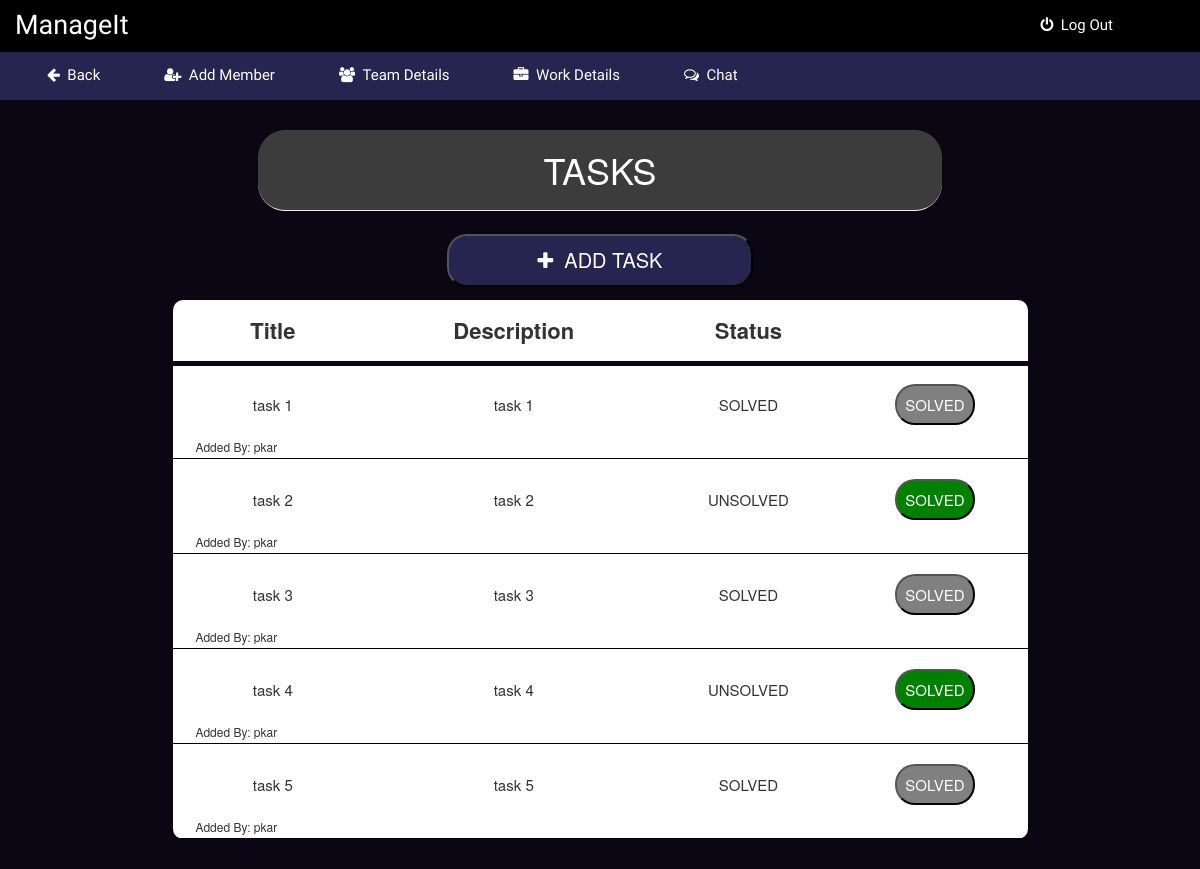
/1/1/workdetails (signed in), run on the app's committed database.
### app.py (models this page shows)
class ProjectTask(UserMixin, db.Model):
    id = db.Column(db.Integer, primary_key=True)
    title = db.Column(db.String(15), nullable=False)
    description = db.Column(db.String(15), nullable=False)
    status = db.Column(db.Text, nullable=False, default='UNSOLVED')
    addedby = db.Column(db.String(15), nullable=False)
    project_tasks = db.relationship('Projectdetail', backref='author1', lazy=True)
    projectid= db.Column(db.Integer, db.ForeignKey('projectdetail.projectid'), nullable=False)

### app.py (the view, shortened to what this page needs)
@app.route("/<int:project_id>/<string:project_name>/workdetails", methods=['GET', 'POST'])
@login_required
def workdetails(project_id, project_name):
    task = Project.query.get_or_404(project_id)
    form = AddEmpForm()
    form2 = TaskForm()
    form.emp_name.choices = [(user.username) for user in User.query.all()]
    if form2.title.data !=None and form2.des.data!=None:
        new_issue = ProjectTask(title=form2.title.data, description=form2.des.data, addedby=current_user.username, projectid=project_id)
        db.session.add(new_issue)
        db.session.commit()
        flash('Issue Added!')
    project = ProjectTask.query.filter_by(projectid=project_id).all()
    return render_template('workdetails.html', title='Update Project', task=task, form2=form2, legend='Update Project', name=current_user.username, form=form, project=project)

### app.py (called while the page is built)
@login_manager.user_loader
def load_user(user_id):
    return User.query.get(int(user_id))

### templates/workdetails.html (shortened to what this page needs)
{% extends "bootstrap/base.html" %}
{% import "bootstrap/wtf.html" as wtf %}
{% block styles %}
{{super()}}
<link rel="stylesheet" href="{{url_for('.static', filename='workdetails.css')}}">
<link rel="stylesheet" href="https://maxcdn.bootstrapcdn.com/font-awesome/4.7.0/css/font-awesome.min.css">
{% endblock %}
{% block content %}
    <nav class="navbar navbar-fixed-top">
      <div class="container-fluid">
        <div class="navbar-header">
          <center><h4>ManageIt</h4></center>
        </div>
        <div class="nav-con">
          <ul>
            <li><a href="{{ url_for('logout') }}"><i class="fa fa-power-off" aria-hidden="true"></i>&nbsp&nbspLog Out</a></li>
          </ul>
        </div>
      </div>
    </nav>
    <nav class="navbar-top">
      <div class="container-fluid">
        <div class="nav-con-top">
          <ul>
            <li><a href="{{ url_for('myproject') }}"><i class="fa fa-arrow-left" aria-hidden="true"></i>&nbsp&nbspBack</a></li>
            {% if name == task.creator %}
               <li><a href="#" data-toggle="modal" data-target="#staticModal"><i class="fa fa-user-plus" aria-hidden="true"></i>&nbsp&nbspAdd Member</a></li>
            {% endif %}
            <li><a href="{{ url_for('update_project', project_id=task.id, project_name=task.projectname) }}"><i class="fa fa-group" aria-hidden="true"></i>&nbsp&nbspTeam Details</a></li>
            <li><a href="#"><i class="fa fa-briefcase" aria-hidden="true"></i>&nbsp&nbspWork Details</a></li>
            <li><a href="{{ url_for('chat', project_id=task.id, project_name=task.projectname) }}"><i class="fa fa-comments-o" aria-hidden="true"></i>&nbsp&nbspChat</a></li>
          </ul>
        </div>
      </div>
    </nav>
    <div class="container-fluid">
      <div class="row">
        <div class="main">
          <center><h1 class="page-header">TASKS</h1></center>
          <div class="btn">
            <button data-toggle="modal" data-target="#smallModal" ><i class="fa fa-plus" aria-hidden="true"></i>&nbsp&nbspADD TASK</button>
          </div>
          <div class="work-details">
            <table>
                <thead>
                  <tr>
                    <th>Title</th>
                    <th>Description</th>
                    <th>Status</th>
                    <th></th>
                  </tr>
                </thead>
                <tbody>
                  {% for p in project %}
                      <tr class="spacer"></tr>
                      <tr class="content">
                        <td>{{p.title}}</td>
                        <td>{{p.description}}</td>
                        <td>{{p.status}}</td>
                        <td>
                        <form method="POST" action="{{ url_for('update_task', task_id=p.id, project_id=task.id, project_name=task.projectname) }}">
                        {% if p.status != 'SOLVED' %}
                          <button type= "submit" name="STATUS" value="SOLVED">SOLVED</button>
                        {% else %}
                          <button type= "button" name="STATUS" value="SOLVED" style="background-color: grey;">SOLVED</button>
                        {% endif %}
                        </form>
                        </td>
                      </tr>
                      <tr class="foot">
                        <td>&nbsp&nbsp&nbsp&nbsp&nbsp&nbspAdded By: {{p.addedby}}</td>
                        <td></td>
                        <td></td>
                        <td></td>
                      </tr>
                  {% endfor %}
                </tbody>
              </table>
          </div>
        </div>
      </div>
    </div>
{% endblock %}

### static/workdetails.css (style rules this page uses)
* { box-sizing: border-box; }
body { padding-top: 50px; background-color: #0a0614; }
.navbar-fixed-top { padding: 0px; background-color: black; }
.navbar-header { width: 100px; margin-top: 1px; margin-bottom: 0px; }
.navbar-header h4 { font-size: 27px; font-family: 'Piedra', cursive; color: white; padding: 0px; }
.nav-con { float: right; }
.nav-con ul { display: inline; list-style: none; text-decoration: none; color: white; }
.nav-con ul li { float: left; padding: 14px; }
.nav-con ul li a { text-decoration: none; color: white; font-size: 15px; font-family: 'Piedra', cursive; padding: 18px; }
.navbar-top { padding: 0px; background-color: #25254f; }
.nav-con-top ul { display: inline; list-style: none; text-decoration: none; color: white; }
.nav-con-top ul li { float: left; padding: 14px; }
.nav-con-top ul li a { text-decoration: none; color: white; font-size: 15px; font-family: 'Piedra', cursive; padding: 18px; }
.main { padding: 30px; }
.main .page-header { margin-top: 0; background-color: rgb(60, 60, 60); padding: 20px; color: white; border-radius: 27px; width: 60%; }
.main .btn { width: 100%; padding: 2px; }
.main .btn button { padding: 10px; border-radius: 20px; width: 27%; background-color: #25254f; font-size: 20px; color: white; }
.main .work-details { width: 75%; margin: 0 auto; background: white; border-radius: 10px; margin-top: 10px; }
.main .work-details table { width: 100%; }
.main .work-details table thead { border-bottom: 5px solid #0a0614; }
.main .work-details table thead tr th { text-align: center; padding: 15px; font-size: 22px; border-radius: 10px; }
.main .work-details table tbody .content td { text-align: center; padding: 10px; font-size: 15px; }
.main .work-details table tbody .content td button { border-radius: 20px; background-color: green; padding: 8px; color: white; }
.main .work-details table tbody .foot { font-size: 12px; border-bottom: 0.5px solid black; }
.main .work-details table tbody .foot td { padding: 3px; }
.main .work-details table tbody .spacer { height: 10px; }

### data on the page
ProjectTask: title "task 1", description "task 1", status "SOLVED", addedby "pkar"
ProjectTask: title "task 2", description "task 2", status "UNSOLVED", addedby "pkar"
ProjectTask: title "task 3", description "task 3", status "SOLVED", addedby "pkar"
ProjectTask: title "task 4", description "task 4", status "UNSOLVED", addedby "pkar"
ProjectTask: title "task 5", description "task 5", status "SOLVED", addedby "pkar"
